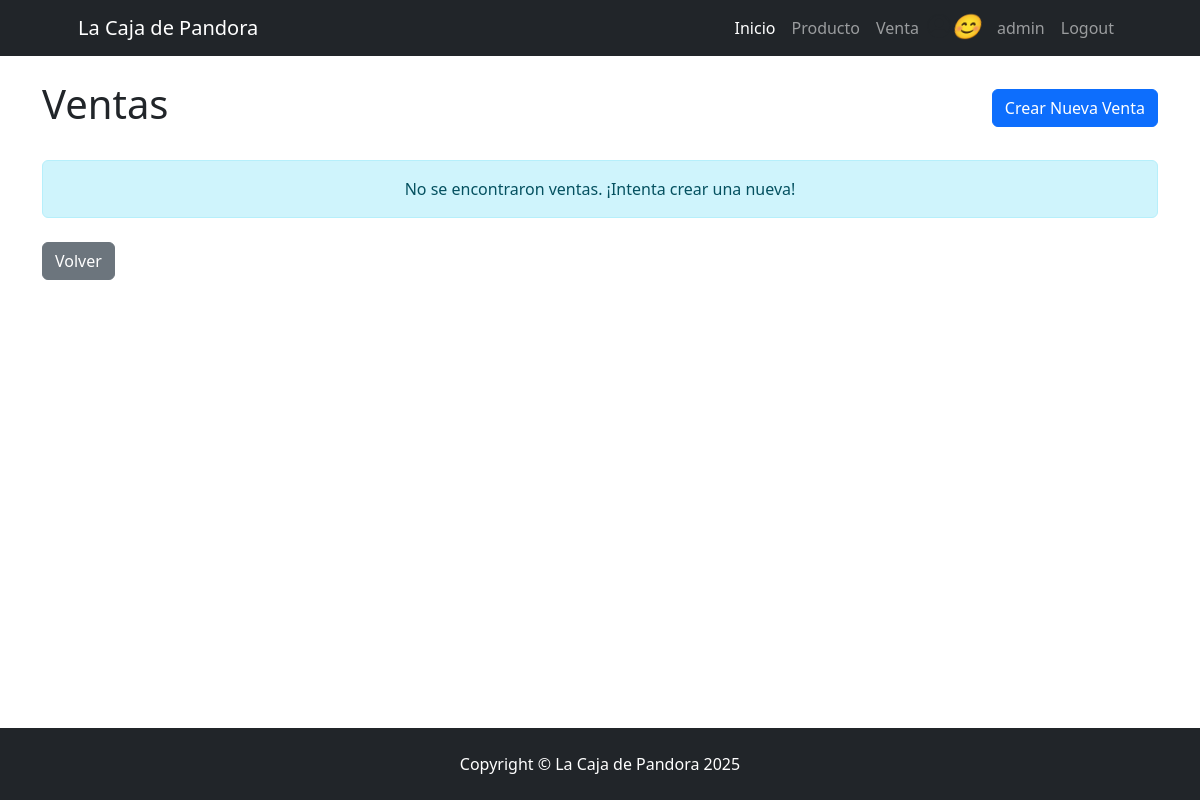
The page /venta/venta/ (signed in) on the database as committed earlier.
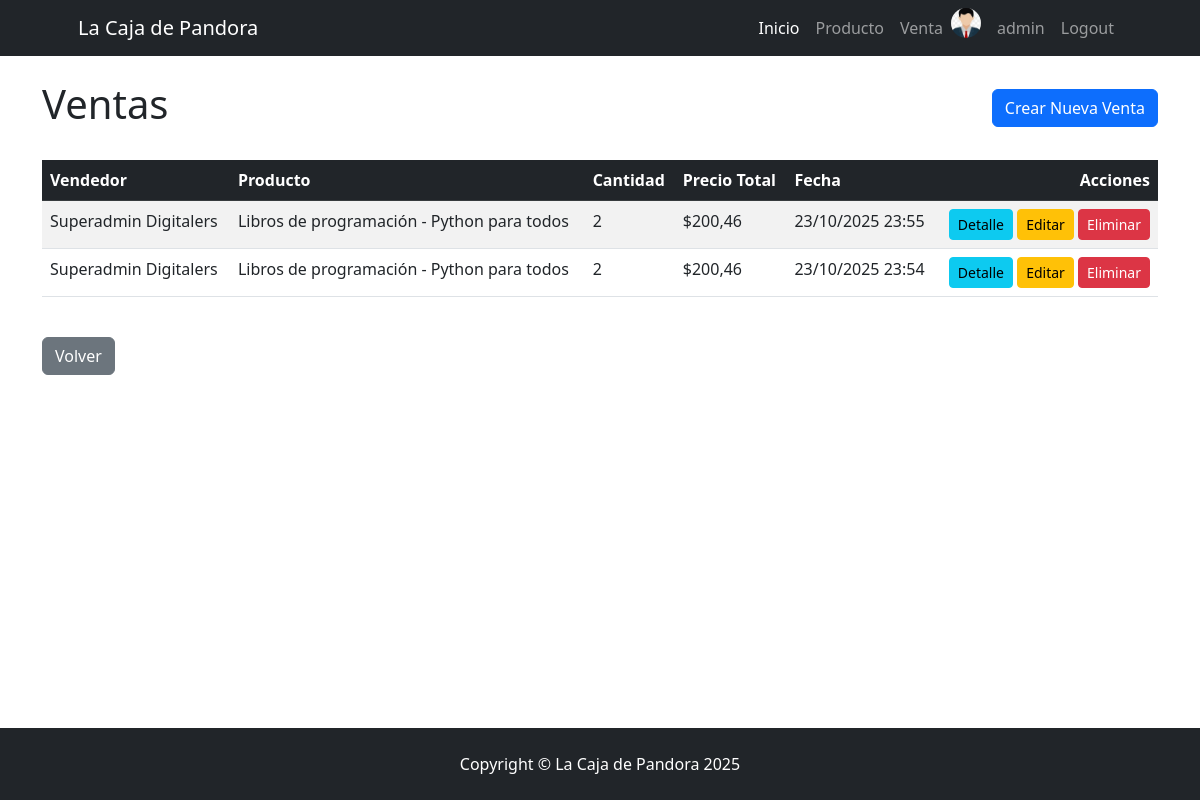
The same page on the database as committed later.
### venta/models.py (models this page shows, shortened)
class Vendedor(models.Model):
    usuario = models.OneToOneField(User, on_delete=models.CASCADE, related_name="vendedor")
    celular = models.CharField(max_length=50)
    avatar = models.ImageField(upload_to="avatares", blank=True, null=True)
    def __str__(self):
        return self.usuario.get_full_name()

class Venta(models.Model):
    vendedor = models.ForeignKey(Vendedor, on_delete=models.DO_NOTHING)
    producto = models.ForeignKey("producto.Producto", on_delete=models.DO_NOTHING)
    cantidad = models.PositiveIntegerField()
    precio_total = models.DecimalField(max_digits=10, decimal_places=2, editable=False)
    fecha_venta = models.DateTimeField(default=timezone.now, editable=False)
    class Meta:
        ordering = ("-fecha_venta",)

### producto/models.py (models this page shows, shortened)
class Producto(models.Model):
    categoria = models.ForeignKey(
        Categoria,
        on_delete=models.SET_NULL,
        related_name="categoria",
        null=True,
        blank=True,
    )
    nombre = models.CharField(max_length=200, db_index=True)
    descripcion = models.TextField(null=True, blank=True)
    precio = models.DecimalField(max_digits=10, decimal_places=2)
    stock = models.PositiveIntegerField(default=0)
    disponible = models.BooleanField(default=True)
    creado = models.DateTimeField(auto_now_add=True, editable=False)
    actualizado = models.DateTimeField(auto_now=True, editable=False)
    def __str__(self):
        if self.categoria:
            return f"{self.categoria} - {self.nombre}"
        return self.nombre
    class Meta:
        ordering = ["categoria", "nombre"]
        verbose_name = "Producto"
        verbose_name_plural = "Productos"

class Categoria(models.Model):
    nombre = models.CharField(max_length=200, unique=True)
    descripcion = models.TextField(verbose_name="descripción", null=True, blank=True)
    def __str__(self):
        return self.nombre
    class Meta:
        ordering = ["nombre"]
        verbose_name = "Categoría de Producto"
        verbose_name_plural = "Categorías de Productos"

### venta/views.py (the view)
# urls.py: path("venta/", VentaList.as_view(), name="venta_list"),
class VentaList(ListView):
    model = Venta

### venta/templates/venta/venta_list.html (shortened to what this page needs)
{% extends 'core/base.html' %}
{% block content %}
    <div class="d-flex justify-content-between align-items-center mb-4">
        <h1>Ventas</h1>
        <a href="{% url 'venta:venta_create' %}" class="btn btn-primary">
            Crear Nueva Venta
        </a>
    </div>
    {% if object_list %}
        <div class="table-responsive">
            <table class="table table-striped table-hover">
                <thead class="table-dark">
                    <tr>
                        <th scope="col">Vendedor</th>
                        <th scope="col">Producto</th>
                        <th scope="col">Cantidad</th>
                        <th scope="col">Precio Total</th>
                        <th scope="col">Fecha</th>
                        <th scope="col" class="text-end">Acciones</th>
                    </tr>
                </thead>
                <tbody>
                    {% for venta in object_list %}
                        <tr>
                            <td>{{ venta.vendedor }}</td>
                            <td>{{ venta.producto }}</td>
                            <td>{{ venta.cantidad }}</td>
                            <td>${{ venta.precio_total }}</td>
                            <td>{{ venta.fecha_venta|date:"d/m/Y H:i" }}</td>
                            <td class="text-end">
                                <a href="{% url 'venta:venta_detail' venta.id %}" class="btn btn-info btn-sm">Detalle</a>
                                <a href="{% url 'venta:venta_update' venta.id %}" class="btn btn-warning btn-sm">Editar</a>
                                <a href="{% url 'venta:venta_delete' venta.id %}" class="btn btn-danger btn-sm">Eliminar</a>
                            </td>
                        </tr>
                    {% endfor %}
                </tbody>
            </table>
        </div>
    {% else %}
        <div class="alert alert-info text-center" role="alert">
            No se encontraron ventas. ¡Intenta crear una nueva!
        </div>
    {% endif %}
    <div class="mt-4">
        <a href="{% url 'venta:index' %}" class="btn btn-secondary">Volver</a>
    </div>
{% endblock content %}

### core/templates/core/base.html (shortened to what this page needs)
{% load static %}
<!DOCTYPE html>
<html lang="es">
    <head>
        <link href="https://cdn.jsdelivr.net/npm/bootstrap@5.3.3/dist/css/bootstrap.min.css" rel="stylesheet">
        <link rel="stylesheet" href="https://cdn.jsdelivr.net/npm/bootstrap-icons@1.11.3/font/bootstrap-icons.min.css">
        <link rel="stylesheet" href="{% static 'core/css/styles.css' %}">
    </head>
    <body class="d-flex flex-column min-vh-100">
        {% include 'navbar.html' %}
        <main class="flex-shrink-0">
            <div class="container mt-4 mb-4">
                {% block content %}
                {% endblock content %}
            </div>
        </main>
        {% include 'footer.html' %}
    </body>
</html>

### templates/navbar.html (shortened to what this page needs)
<nav class="navbar navbar-expand-lg navbar-dark bg-dark">
    <div class="container px-5">
        <a class="navbar-brand" href="{% url 'core:index' %}">La Caja de Pandora</a>
        <div class="collapse navbar-collapse" id="navbarSupportedContent">
            <ul class="navbar-nav ms-auto mb-2 mb-lg-0">
                <li class="nav-item"><a class="nav-link active" aria-current="page" href="{% url 'core:index' %}">Inicio</a></li>
                {% if user.is_authenticated %}
                    <li class="nav-item"><a class="nav-link" href="{% url 'producto:index' %}">Producto</a></li>
                    <li class="nav-item"><a class="nav-link" href="{% url 'venta:index' %}">Venta</a></li>
                    {% if user.vendedor.avatar %}
                        <img src="{{ user.vendedor.avatar.url }}" alt="avatar" class="rounded-circle me-2" style="height: 30px; width: 30px; object-fit: cover;">
                    {% else %}
                        <i class="bi bi-person-circle fs-4 me-2">😊</i>
                    {% endif %}
                    <li class="nav-item"><a class="nav-link" href="{% url 'core:profile' %}">{{ user.username }}</a></li>
                    <form action="{% url 'core:logout' %}" method="post">
                        <li class="nav-item"><button class="nav-link" type="submit">Logout</button></li>
                    </form>
                {% else %}
                    <li class="nav-item"><a class="nav-link" href="{% url 'core:login' %}">Login</a></li>
                    <li class="nav-item"><a class="nav-link" href="{% url 'core:register' %}">Registrarse</a></li>
                {% endif %}
            </ul>
        </div>
    </div>
</nav>

### templates/footer.html
<footer class="py-4 bg-dark mt-auto">
    <div class="container px-4 px-lg-5">
        <p class="m-0 text-center text-white">Copyright &copy; La Caja de Pandora 2025</p>
    </div>
</footer>

Rows that differ between the two databases and show on the page:
added Venta: vendedor "Superadmin Digitalers", producto "Libros de programación - Python para todos", cantidad "2", precio_total "200,46", fecha_venta "23/10/2025 23:55"
added Venta: vendedor "Superadmin Digitalers", producto "Libros de programación - Python para todos", cantidad "2", precio_total "200,46", fecha_venta "23/10/2025 23:54"
Other text that changed with them:
text no longer shown: "😊 No se encontraron ventas. ¡Intenta crear una nueva!"
text now shown: "Vendedor Producto Cantidad Precio Total Fecha Acciones"
